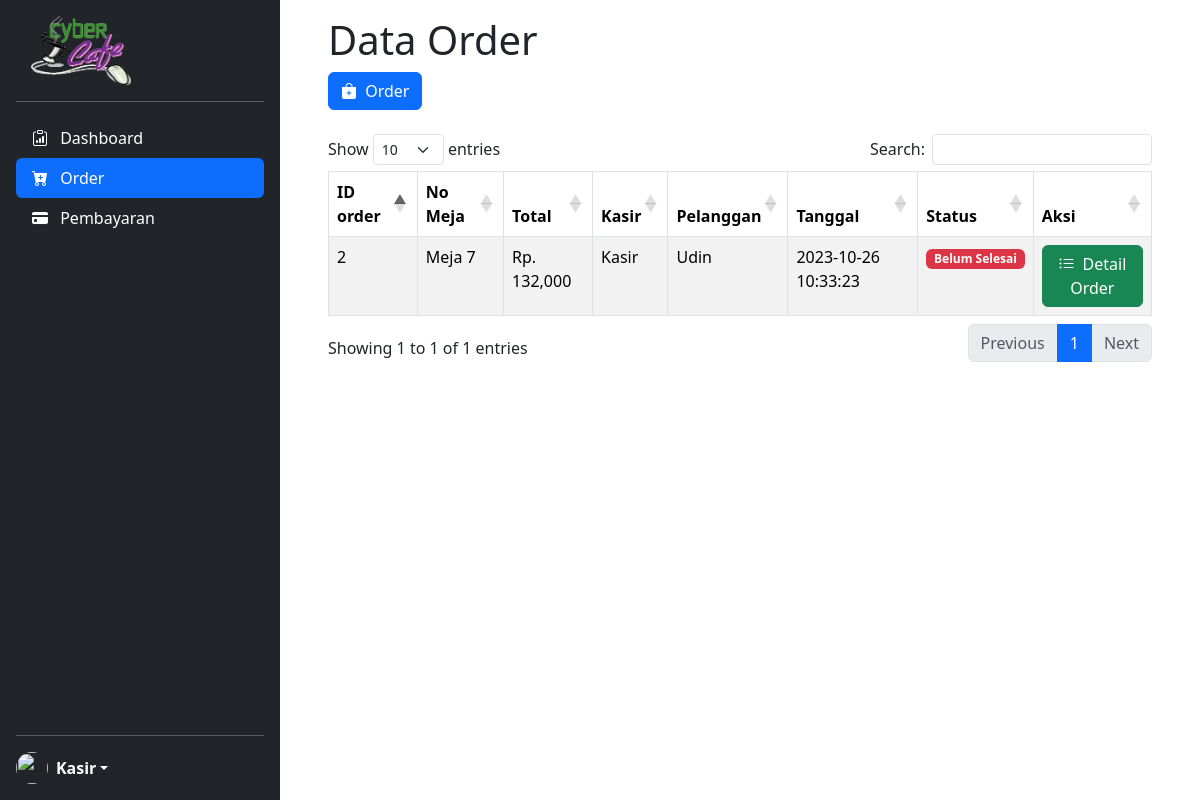
/transaksi-order.php (signed in), run on the app's committed database.
### tables this page shows
CREATE TABLE `order` (
  `id_order` int(11) NOT NULL,
  `no_meja` varchar(30) NOT NULL,
  `tanggal` datetime NOT NULL,
  `id_user` int(11) NOT NULL,
  `id_pelanggan` int(11) NOT NULL,
  `total` int(11) NOT NULL,
  `status_order` varchar(20) NOT NULL
);

CREATE TABLE `user` (
  `id_user` int(11) NOT NULL,
  `id_role` int(11) NOT NULL,
  `username` varchar(50) NOT NULL,
  `password` varchar(100) NOT NULL,
  `nama_user` varchar(50) NOT NULL
);

CREATE TABLE `pelanggan` (
  `id_pelanggan` int(11) NOT NULL,
  `nama_pelanggan` varchar(30) NOT NULL,
  `alamat` text NOT NULL,
  `no_telepon` varchar(13) NOT NULL,
  `jenis_kelamin` enum('Laki-laki','Perempuan') NOT NULL,
  `tempat_lahir` varchar(20) NOT NULL,
  `tanggal_lahir` date NOT NULL,
  `jenis_pelanggan` enum('Gold','Silver','Bronze') NOT NULL
);

### transaksi-order.php (the view, shortened to what this page needs)
<!DOCTYPE html>
<html>
<head>
    <?php
	include "header.php";
	?>
</head>
<body>
    <main id="fullpage">
        <?php
        include "sidebar.php";
        ?>
        <div class="container pt-3 me-0 pe-5 ps-5 scrollarea">
            <div class="row">
                <div class="col">
                    <h1>Data Order</h1>
                    <a href="tambah-order.php" class="btn btn-primary"><i class="bi-bag-plus-fill me-1"></i> Order</a><br>
                    <?php
                        $sql = "SELECT * FROM `order` o JOIN user u ON o.id_user=u.id_user JOIN pelanggan p ON o.id_pelanggan=p.id_pelanggan";
                        $order = mysqli_query($conn, $sql);
                    ?>
                    <br>
                    <table class="table table-bordered table-striped table-hover" id="data-order">
                        <thead>
                            <tr>
                                <th>ID order</th>
                                <th>No Meja</th>
                                <th>Total</th>
                                <th>Kasir</th>
                                <th>Pelanggan</th>
                                <th>Tanggal</th>
                                <th>Status</th>
                                <th>Aksi</th>
                            </tr>
                        </thead>
                        <tbody>
                            <?php foreach ($order as $row) :
                            if($row["status_order"]=='Belum Selesai') $status='danger';
                            else if($row["status_order"]=='Selesai') $status='primary';
                            ?>
                        <tr>
                            <td><?= $row["id_order"]; ?></td>
                            <td>Meja <?= $row["no_meja"]; ?></td>
                            <td>Rp. <?= number_format($row["total"]); ?></td>
                            <td><?= $row["nama_user"]; ?></td>
                            <td><?= $row["nama_pelanggan"]; ?></td>
                            <td><?= $row["tanggal"]; ?></td>
                            <td><span class="badge bg-<?=$status?>"><?= $row["status_order"]; ?></span></td>
                            <td>
                                <?php
                                    echo "<a href='detail-order.php?id=$row[id_order]' class='btn btn-success'><i class='bi-list-ul me-1'></i> Detail Order</a>";
                                ?>
                            </td>
                        </tr>
                            <?php endforeach; ?>
                        </tbody>
                    </table>
                </div>
            </div>
        </div>
    </main>
</body>
</html>

### css/style.css (style rules this page uses)
body { min-height: 100vh; min-height: -webkit-fill-available; display: block; }
html { height: -webkit-fill-available; }
#fullpage { display: flex; flex-wrap: nowrap; height: 100vh; height: -webkit-fill-available; max-height: 100vh; overflow-x: auto; overflow-y: hidden; }
.scrollarea { overflow-y: auto; }

### data on the page
order: id_order "2", no_meja "7", total "132,000", id_user.nama_user "Kasir", id_pelanggan.nama_pelanggan "Udin", tanggal "2023-10-26 10:33:23", status_order "Belum Selesai"

### other printed values
$_SESSION['nama_user'] "Kasir"
